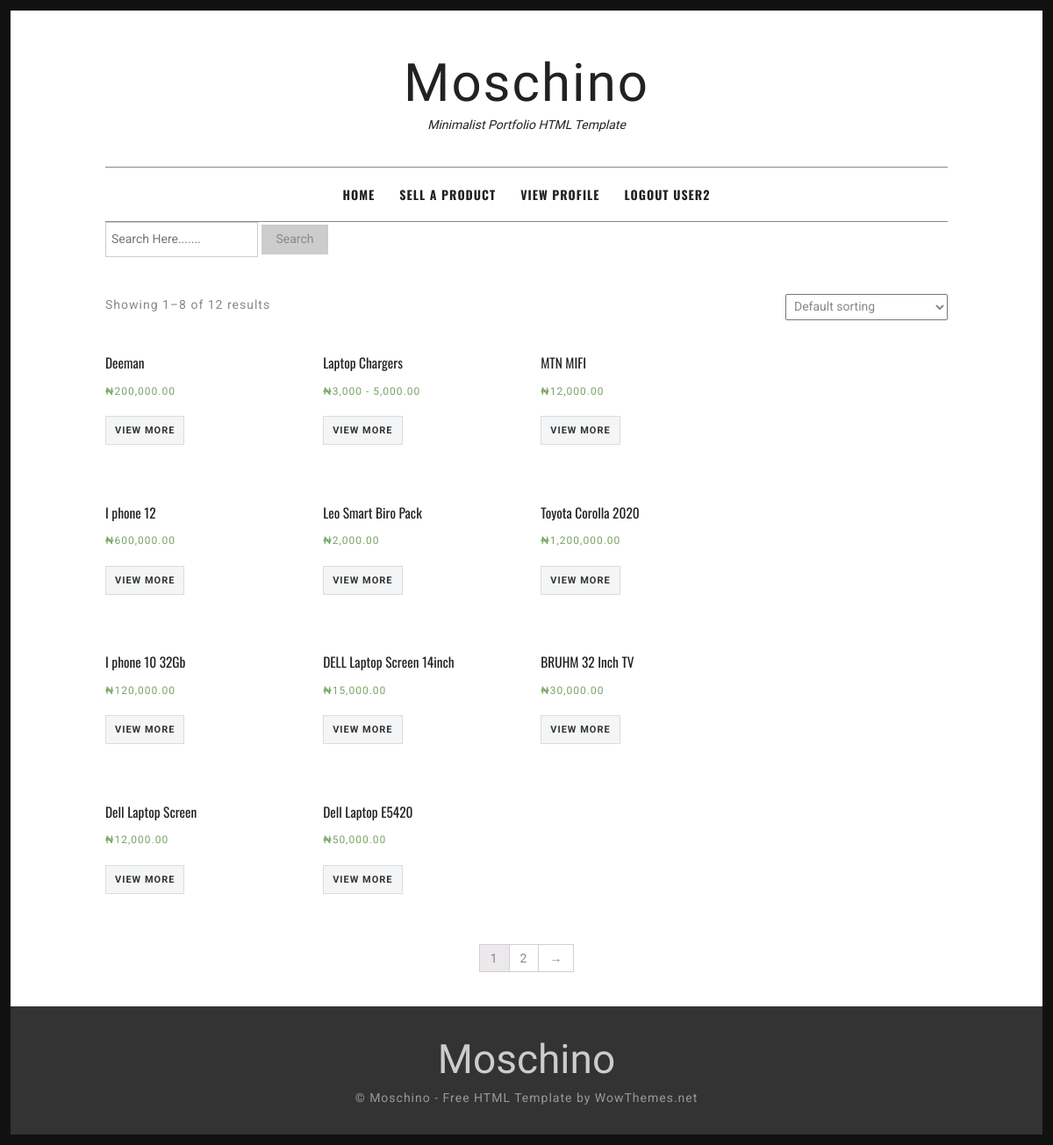
Screenshot of / (signed in) with the database file from the repository.
### base/models.py (models this page shows, shortened)
class Product(models.Model):
    CATEGORY = (
        ('FASHION','FASHION'),
        ('ELECTRONICS AND GADGET','ELECTRONICS AND GADGET'),
        ('FASHION','FASHION'),
        ('HOME APPLIANCES', 'HOME APPLIANCES'),
        ('OTHERS','OTHERS')
    )
    posted_by = models.ForeignKey(User, on_delete=models.CASCADE)
    name = models.CharField(max_length=200)
    amount = models.CharField(max_length=20)
    category = models.CharField(choices=CATEGORY, max_length=50)
    description = models.TextField(null=True, blank=True)
    class Meta:
        ordering = ['-id']

### base/views.py (the view)
# urls.py: path('',views.Index, name="landing-page"),
def Index(request):
    q = request.GET.get('q') if request.GET.get('q') != None else ''
    products = Product.objects.filter(name__icontains=q)
    context = {'products':products}
    return render(request,'base/index.html', context)

### base/templates/base/index.html (shortened to what this page needs)
{% extends 'base/main.html' %}
{% load static %}
{% block content %}
<div id="page">
	<div class="container">
		<div id="content" class="site-content">
			<div id="primary" class="content-area column full">
				<main id="main" class="site-main" role="main">
				<p class="woocommerce-result-count">
					 Showing 1–8 of 12 results
				</p>
				<form class="woocommerce-ordering" method="get">
					<select name="orderby" class="orderby">
						<option value="menu_order" selected="selected">Default sorting</option>
					</select>
				</form>
				<ul class="products">
					{% for product in products %}
					<li class="product">
					<a href="{% url 'single-item' product.id %}">
					<h3>{{product.name}}</h3>
					<span class="price"><span class="amount">&#8358;{{product.amount}}.00</span></span>
					</a><a href="{% url 'single-item' product.id %}" class="button">View More</a>
					</li>
					{% endfor %}
				</ul>
				<nav class="woocommerce-pagination">
				<ul class="page-numbers">
					<li><span class="page-numbers current">1</span></li>
					<li><a class="page-numbers" href="#">2</a></li>
					<li><a class="next page-numbers" href="#">→</a></li>
				</ul>
				</nav>
				</main>
			</div>
		</div>
	</div>
</div>
{% endblock %}

### base/templates/base/Heade.html (shortened to what this page needs)
{%  block content %}
{% load static %}
<div class="container">
<header id="masthead" class="site-header">
    <div class="site-branding">
        <h1 class="site-title"><a href="{% url 'landing-page' %}" rel="home">Moschino</a></h1>
        <h2 class="site-description">Minimalist Portfolio HTML Template</h2>
    </div>
    <nav id="site-navigation" class="main-navigation">
    <div class="menu-menu-1-container">
        <ul id="menu-menu-1" class="menu">
            <li><a href="{% url 'landing-page' %}">Home</a></li>
            {% if request.user.is_authenticated %}
            <li><a href="{% url 'add-item' %}">Sell a product</a></li>
            <li><a href="{% url 'profile-page' request.user.id %}">View Profile </a></li>
            <li><a href="{% url 'logout-user' %}">Logout {{request.user}}</a></li>
            {% else %}
            <li><a href="{% url 'login-page' %}">Login</a></li>
            <li><a href="{% url 'register-user'  %}">Register</a></li>
            {% endif %}
        </ul>
    </div>
    </nav>
    <form action="{% url 'landing-page' %}" method="get">
        <input type="text" name="q" placeholder="Search Here.......">
        <button type="submit">Search</button>
    </form>
    </header>
</div>
{% endblock %}

### base/static/base/css/woocommerce-layout.css (style rules this page uses)
.woocommerce #content div.product .woocommerce-tabs,.woocommerce #content div.product .woocommerce-tabs ul.tabs:after,.woocommerce #content div.product div.thumbnails a.first,.woocommerce #content div.product div.thumbnails:after,.woocommerce .cart-collaterals:after,.woocommerce .col2-set:after,.woocommerce .woocommerce-pagination ul.page-numbers:after,.woocommerce div.product .woocommerce-tabs,.woocommerce div.product .woocommerce-tabs ul.tabs:after,.woocommerce div.product div.thumbnails a.first,.woocommerce div.product div.thumbnails:after,.woocommerce ul.products,.woocommerce ul.products li.first,.woocommerce ul.products:after,.woocommerce-page #content div.product .woocommerce-tabs,.woocommerce-page #content div.product .woocommerce-tabs ul.tabs:after,.woocommerce-page #content div.product div.thumbnails a.first,.woocommerce-page #content div.product div.thumbnails:after,.woocommerce-page .cart-collaterals:after,.woocommerce-page .col2-set:after,.woocommerce-page .woocommerce-pagination ul.page-numbers:after,.woocommerce-page div.product .woocommerce-tabs,.woocommerce-page div.product .woocommerce-tabs ul.tabs:after,.woocommerce-page div.product div.thumbnails a.first,.woocommerce-page div.product div.thumbnails:after,.woocommerce-page ul.products,.woocommerce-page ul.products li.first,.woocommerce-page ul.products:after { clear:both }
.woocommerce #content div.product #reviews .comment:after,.woocommerce #content div.product #reviews .comment:before,.woocommerce .woocommerce-pagination ul.page-numbers:after,.woocommerce .woocommerce-pagination ul.page-numbers:before,.woocommerce div.product #reviews .comment:after,.woocommerce div.product #reviews .comment:before,.woocommerce ul.products:after,.woocommerce ul.products:before,.woocommerce-page #content div.product #reviews .comment:after,.woocommerce-page #content div.product #reviews .comment:before,.woocommerce-page .woocommerce-pagination ul.page-numbers:after,.woocommerce-page .woocommerce-pagination ul.page-numbers:before,.woocommerce-page div.product #reviews .comment:after,.woocommerce-page div.product #reviews .comment:before,.woocommerce-page ul.products:after,.woocommerce-page ul.products:before { content:" ";display:table }
.woocommerce ul.products li.product,.woocommerce-page ul.products li.product { float:left;margin:0 3.8% 2.992em 0;padding:0;position:relative;width:22.05% }
.woocommerce .woocommerce-result-count,.woocommerce-page .woocommerce-result-count { float:left }
.woocommerce .woocommerce-ordering,.woocommerce-page .woocommerce-ordering { float:right }
.woocommerce .woocommerce-pagination ul.page-numbers li,.woocommerce-page .woocommerce-pagination ul.page-numbers li { display:inline-block }

### base/static/base/css/woocommerce-smallscreen.css (style rules this page uses)
.woocommerce ul.products li.product,.woocommerce-page ul.products li.product,.woocommerce-page[class*=columns-] ul.products li.product,.woocommerce[class*=columns-] ul.products li.product { width:48%;float:left;clear:both;margin:0 0 2.992em }
.woocommerce ul.products li.product:nth-child(2n),.woocommerce-page ul.products li.product:nth-child(2n),.woocommerce-page[class*=columns-] ul.products li.product:nth-child(2n),.woocommerce[class*=columns-] ul.products li.product:nth-child(2n) { float:right;clear:none!important }

### rows the page displays
Product: name "Deeman", amount "200,000"
Product: name "Laptop Chargers", amount "3,000 - 5,000"
Product: name "MTN MIFI", amount "12,000"
Product: name "I phone 12", amount "600,000"
Product: name "Leo Smart Biro Pack", amount "2,000"
Product: name "Toyota Corolla 2020", amount "1,200,000"
Product: name "I phone 10 32Gb", amount "120,000"
Product: name "DELL Laptop Screen 14inch", amount "15,000"
Product: name "BRUHM 32 Inch TV", amount "30,000"
Product: name "Dell Laptop Screen", amount "12,000"
Product: name "Dell Laptop E5420", amount "50,000"

### other values shown
{{ request.user }} "USER2"
